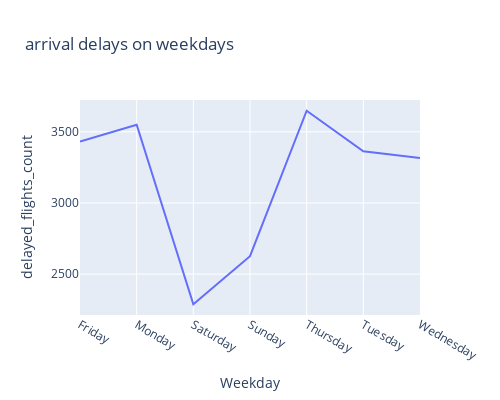

Notebook source saved alongside this figure:
### Code cell
import plotly.express as px
fig = px.line(weekday_delayed_flights, x="Weekday", y="delayed_flights_count", title='arrival delays on weekdays',width=500, height=400)
fig.show()

### Figure 1 — Plotly figure (JSON) as saved in the notebook; plotly's stock layout.template omitted (floating-point values rounded to 4 significant figures)
{"data": [{"hovertemplate": "Weekday=%{x}<br>delayed_flights_count=%{y}<extra></extra>", "legendgroup": "", "line": {"color": "#636efa", "dash": "solid"}, "marker": {"symbol": "circle"}, "mode": "lines", "name": "", "orientation": "v", "showlegend": false, "type": "scatter", "x": ["Friday", "Monday", "Saturday", "Sunday", "Thursday", "Tuesday", "Wednesday"], "xaxis": "x", "y": [3432, 3550, 2288, 2626, 3648, 3363, 3315], "yaxis": "y"}], "layout": {"height": 400, "legend": {"tracegroupgap": 0}, "title": {"text": "arrival delays on weekdays"}, "width": 500, "xaxis": {"anchor": "y", "domain": [0, 1], "title": {"text": "Weekday"}}, "yaxis": {"anchor": "x", "domain": [0, 1], "title": {"text": "delayed_flights_count"}}}}
